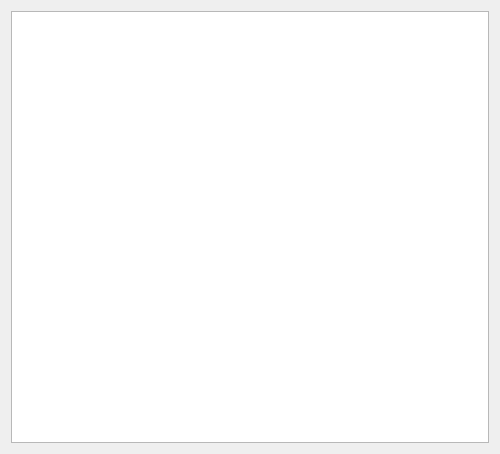
<?xml version="1.0" encoding="UTF-8"?>
<ui version="4.0">
 <class>dlgPreview</class>
 <widget class="QDialog" name="dlgPreview">
  <property name="geometry">
   <rect>
    <x>0</x>
    <y>0</y>
    <width>500</width>
    <height>454</height>
   </rect>
  </property>
  <property name="windowTitle">
   <string>Dialog</string>
  </property>
  <layout class="QGridLayout" name="gridLayout">
   <item row="0" column="0">
    <widget class="QGraphicsView" name="graphicsView"/>
   </item>
  </layout>
 </widget>
 <resources/>
 <connections/>
</ui>
